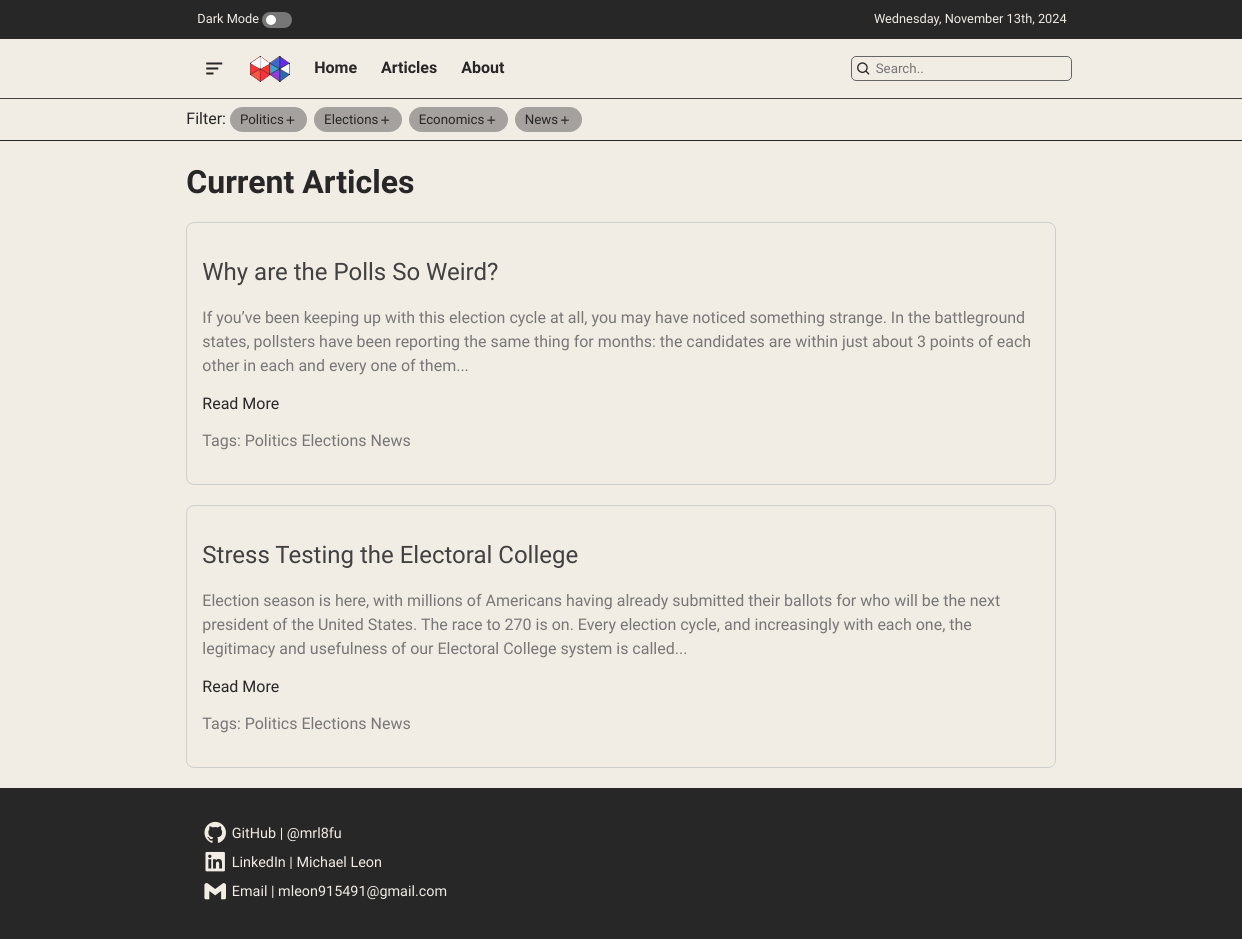
Page /article_list/ on the committed database.
### articles/models.py (models this page shows, shortened)
class Article(models.Model):
    title = models.CharField(max_length=200)
    content = RichTextField()
    excerpt = models.TextField(max_length=300, blank=True, null=True)
    author = models.CharField(max_length = 200, default='')
    created_at = models.DateTimeField(auto_now_add=True)
    updated_at = models.DateTimeField(auto_now=True)
    published = models.BooleanField(default=False)
    date_written = models.CharField(max_length=200, default='')
    tags = TaggableManager()
    def get_excerpt(self):
        return self.excerpt or self.content[:150] + '...'

### articles/views.py (the view)
# urls.py: path('article_list/', views.article_list, name='article_list'),
def article_list(request):
    all_tags = Tag.objects.all
    return render(request, 'articles/article_list.html', {'articles': articles, 'all_tags': all_tags})

### articles/templates/articles/article_list.html (shortened to what this page needs)
{% extends 'base.html' %}
{% block content %}
<header class="tags">
    <div class="tag-buttons">
        Filter:
        {% for tag in all_tags %}
            <button class="tag-button" data-tag="{{ tag.slug }}">{{ tag.name }}<i class='bx bx-plus' style="vertical-align: middle;"></i></button>
        {% endfor %}
    </div>
</header>
<div class="main">
    <h1>Current Articles</h1>
    {% for article in articles %}
    <div class="article-preview" data-tags="{% for tag in article.tags.all %}{{ tag.slug }},{% endfor %}"">
        <h2>{{ article.title }}</h2>
        <p>{{ article.get_excerpt }}</p>
        <a href="{% url 'article_detail' article.id %}">Read More</a>
        <p>Tags:
            {% for tag in article.tags.all %}
                <span>{{ tag.name }}</span>
            {% endfor %}
        </p>
    </div>
    {% endfor %}
</div>
{% endblock %}

### static/css/style.css (style rules this page uses)
* { font-family: "Work Sans", sans-serif; font-optical-sizing: auto; font-weight: 500; font-style: normal; }
:root { --background-color: #f1ece4; --text-color: #272727; --red-color: #e25959; --blue-color: #5959e2; --text-color-2: #414141; --text-color-3: #777777; }
h1 { font-weight:650; }
html, body { margin: 0; padding: 0; }
body { background-color: var(--background-color); color: var(--text-color); }
.article-preview { margin-bottom: 20px; padding: 15px; border: 1px solid #cfcfcf; border-radius: 8px; background-color: var(--background-color); color: var(--text-color-2); }
.article-preview h2 { font-size: 1.5em; }
.article-preview p { line-height: 1.5; color: var(--text-color-3); }
.article-preview a { color:var(--text-color); text-decoration: none; }
p { line-height: 1.5; }
.tags { border-bottom: 1px solid var(--text-color); position: relative; }
.tag-buttons { width: 70%; justify-self: center; overflow: hidden; padding: 0.5rem; }
.tag-buttons button { background: #a5a19e; color: #272727; border: 20px; padding: 5px; padding-left: 10px; padding-right:10px; margin-right: 3px; border-radius:9999px; }
.main { width:70%; display:table; justify-self: center; }

### rows in the picture
Tag: name "Politics"
Tag: name "Elections"
Tag: name "Economics"
Tag: name "News"
Article: title "Why are the Polls So Weird?", get_excerpt "If you’ve been keeping up with this election cycle at all, you may have noticed something strange. In the battleground states, pollsters have been reporting the same thing for months: the candidates are within just about 3 points of each other in each and every one of them..."
Article: title "Stress Testing the Electoral College", get_excerpt "Election season is here, with millions of Americans having already submitted their ballots for who will be the next president of the United States. The race to 270 is on. Every election cycle, and increasingly with each one, the legitimacy and usefulness of our Electoral College system is called..."
